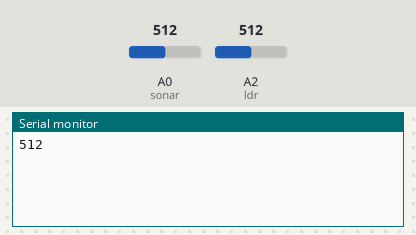
This sketch was run on a simulated Arduino Uno, built with avr-gcc and run on an emulated ATmega328P. On the bench: the last lines printed to the serial monitor. The inputs (shaded band) are chosen by the test bench; at power-on: A2 (ldr) = 512, A0 (sonar) = 512.

Above: at 1.8 s.
1.9 s: A2 (ldr) set to 716
At 2.8 s:
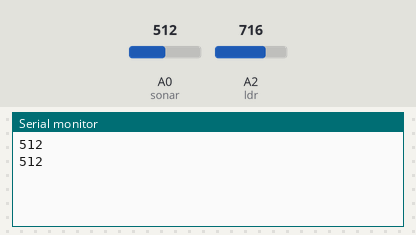
3.4 s: A2 (ldr) set to 511
At 4.6 s:
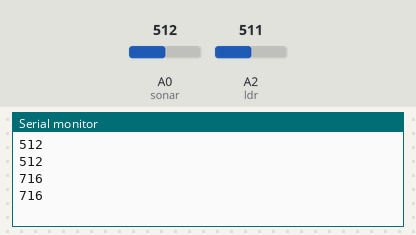
Timing chart, 0 to 6.4 s (numbered marks = the images above; inputs shaded):
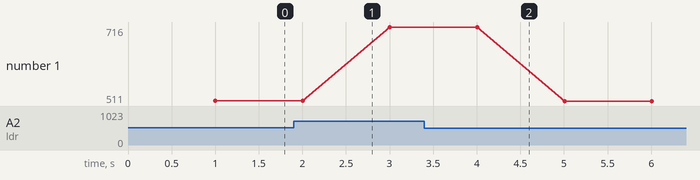

Measured:
- plotted number 1: 512 → 716 after the input at 1.9 s, 716 → 511 after the input at 3.4 s

The sketch:

XbeeArduinoHelios2.ino
```cpp
/*****************************************************************
Helios - SONAR - LDR
*****************************************************************/
#include <SoftwareSerial.h>

SoftwareSerial XBee(2,3);  // RX, TX


int sonar = 0; //ultrasonic proximity sensor pin
int ldr = 2;   //light dependent resistor pint


void setup() {

  XBee.begin(9600);
  Serial.begin(9600);
}

void loop() {

      int car = analogRead(sonar);
      int sun = analogRead(ldr);

      if(sun < 800){
        XBee.write(1);
        delay(1000);
        Serial.print(sun);
        Serial.println();
      }

      else {

      XBee.write(car);
      delay(1000);

      Serial.print(car);
      Serial.println();
      }

}
```
